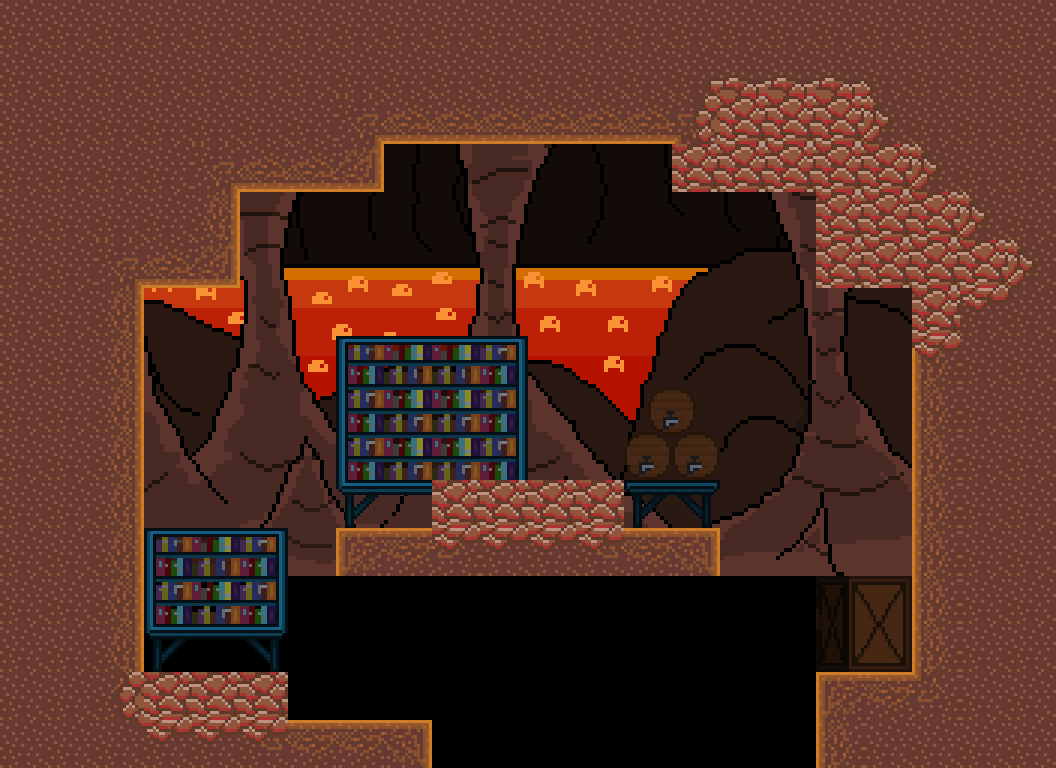

A 2D game scene composited from a Tiled map and its tileset images. What follows is a short description and the map's XML, with each tile layer's data collapsed to a summary:
An orthogonal 22x16 tile map with 48x48 px tiles, 2 tile layers (back_tiles, front), 3 tilesets, 3 image layers and 15 objects (HealthChargePickup).

<map version="1.4" tiledversion="1.4.2" orientation="orthogonal" renderorder="right-down" width="22" height="16" tilewidth="48" tileheight="48" infinite="0" nextlayerid="20" nextobjectid="159">
 <tileset firstgid="1" name="tileset01" tilewidth="48" tileheight="48" tilecount="176" columns="16">
  <image source="tilesets/tileset01.png" width="768" height="528" />
 </tileset>
 <tileset firstgid="177" name="tileset02" tilewidth="48" tileheight="48" tilecount="121" columns="11">
  <image source="tilesets/tileset02.png" width="528" height="528" />
 </tileset>
 <tileset firstgid="298" name="objects" tilewidth="48" tileheight="48" tilecount="64" columns="8">
  <image source="objects.png" width="384" height="384" />
 </tileset>
 <imagelayer id="17" name="Image Layer 1">
  <image source="Backgrounds/fire_back.png" width="1024" height="576" />
 </imagelayer>
 <imagelayer id="18" name="Image Layer 2">
  <image source="Backgrounds/fire_far.png" width="1024" height="576" />
 </imagelayer>
 <imagelayer id="19" name="Image Layer 3">
  <image source="Backgrounds/fire_front.png" width="1024" height="576" />
 </imagelayer>
 <layer id="11" name="back_tiles" width="22" height="16">
  <properties>
   <property name="tileset" type="int" value="1" />
  </properties>
  <data>[352 cells, 187 non-empty, 13 distinct tile ids]</data>
 </layer>
 <layer id="12" name="front" width="22" height="16">
  <properties>
   <property name="tileset" type="int" value="1" />
  </properties>
  <data>[352 cells, 55 non-empty, 27 distinct tile ids]</data>
 </layer>
 <objectgroup color="#ffaa00" id="16" name="spawnpoints">
  <object id="35" x="432" y="720" width="48" height="48">
   <properties>
    <property name="id" type="int" value="0" />
   </properties>
  </object>
 </objectgroup>
 <objectgroup id="14" name="objects">
  <object id="158" type="HealthChargePickup" gid="303" x="528" y="432" width="48" height="48">
   <properties>
    <property name="id" type="int" value="4" />
    <property name="lore" type="int" value="9" />
    <property name="text" value="unfortunately our master was not powerful enough" />
   </properties>
  </object>
 </objectgroup>
 <objectgroup color="#0000ff" id="13" name="walls">
  <object id="54" x="0" y="0" width="144" height="768" />
  <object id="96" x="816" y="672" width="96" height="96" />
  <object id="103" x="912" y="0" width="144" height="768" />
  <object id="119" x="672" y="144" width="240" height="48" />
  <object id="136" x="144" y="672" width="144" height="96" />
  <object id="137" x="288" y="720" width="144" height="48" />
  <object id="141" x="336" y="528" width="384" height="48" />
  <object id="142" x="816" y="192" width="96" height="96" />
  <object id="143" x="144" y="0" width="768" height="144" />
  <object id="155" x="144" y="192" width="96" height="96" />
  <object id="156" x="144" y="144" width="240" height="48" />
  <object id="157" x="432" y="480" width="192" height="48" />
 </objectgroup>
 <objectgroup color="#00ff00" id="15" name="doors">
  <object id="19" x="432" y="816" width="384" height="48">
   <properties>
    <property name="horizontal" type="bool" value="true" />
    <property name="id_point" type="int" value="2" />
    <property name="id_room" type="int" value="10" />
   </properties>
  </object>
 </objectgroup>
</map>
